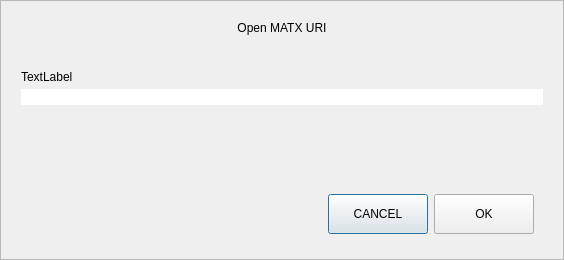
<?xml version="1.0" encoding="UTF-8"?>
<ui version="4.0">
 <class>OpenURIDialog</class>
 <widget class="QDialog" name="OpenURIDialog">
  <property name="geometry">
   <rect>
    <x>0</x>
    <y>0</y>
    <width>564</width>
    <height>260</height>
   </rect>
  </property>
  <property name="windowTitle">
   <string>Open URI</string>
  </property>
  <layout class="QVBoxLayout" name="verticalLayout">
   <property name="spacing">
    <number>0</number>
   </property>
   <property name="leftMargin">
    <number>0</number>
   </property>
   <property name="topMargin">
    <number>0</number>
   </property>
   <property name="rightMargin">
    <number>0</number>
   </property>
   <property name="bottomMargin">
    <number>0</number>
   </property>
   <item>
    <widget class="QFrame" name="frame">
     <property name="frameShape">
      <enum>QFrame::StyledPanel</enum>
     </property>
     <property name="frameShadow">
      <enum>QFrame::Raised</enum>
     </property>
     <layout class="QVBoxLayout" name="verticalLayout_2">
      <property name="spacing">
       <number>5</number>
      </property>
      <property name="leftMargin">
       <number>20</number>
      </property>
      <property name="topMargin">
       <number>20</number>
      </property>
      <property name="rightMargin">
       <number>20</number>
      </property>
      <property name="bottomMargin">
       <number>16</number>
      </property>
      <item>
       <widget class="QLabel" name="labelTitle">
        <property name="text">
         <string>Open MATX URI</string>
        </property>
        <property name="alignment">
         <set>Qt::AlignCenter</set>
        </property>
       </widget>
      </item>
      <item>
       <spacer name="verticalSpacer_2">
        <property name="orientation">
         <enum>Qt::Vertical</enum>
        </property>
        <property name="sizeType">
         <enum>QSizePolicy::Fixed</enum>
        </property>
        <property name="sizeHint" stdset="0">
         <size>
          <width>20</width>
          <height>30</height>
         </size>
        </property>
       </spacer>
      </item>
      <item>
       <widget class="QLabel" name="labelSubtitle">
        <property name="text">
         <string notr="true">TextLabel</string>
        </property>
       </widget>
      </item>
      <item>
       <layout class="QHBoxLayout" name="horizontalLayout">
        <property name="spacing">
         <number>0</number>
        </property>
        <item>
         <widget class="QValidatedLineEdit" name="uriEdit">
          <property name="styleSheet">
           <string notr="true">#uriEdit{
	border-top-right-radius:0px;
	border-bottom-right-radius:0px;
}</string>
          </property>
         </widget>
        </item>
       </layout>
      </item>
      <item>
       <spacer name="verticalSpacer">
        <property name="orientation">
         <enum>Qt::Vertical</enum>
        </property>
        <property name="sizeHint" stdset="0">
         <size>
          <width>20</width>
          <height>40</height>
         </size>
        </property>
       </spacer>
      </item>
      <item>
       <widget class="QWidget" name="widget" native="true">
        <property name="minimumSize">
         <size>
          <width>0</width>
          <height>50</height>
         </size>
        </property>
        <layout class="QHBoxLayout" name="horizontalLayout_2">
         <item>
          <spacer name="horizontalSpacer">
           <property name="orientation">
            <enum>Qt::Horizontal</enum>
           </property>
           <property name="sizeHint" stdset="0">
            <size>
             <width>289</width>
             <height>20</height>
            </size>
           </property>
          </spacer>
         </item>
         <item>
          <widget class="QPushButton" name="pushButtonCancel">
           <property name="minimumSize">
            <size>
             <width>100</width>
             <height>40</height>
            </size>
           </property>
           <property name="text">
            <string>CANCEL</string>
           </property>
          </widget>
         </item>
         <item>
          <widget class="QPushButton" name="pushButtonOK">
           <property name="minimumSize">
            <size>
             <width>100</width>
             <height>40</height>
            </size>
           </property>
           <property name="text">
            <string>OK</string>
           </property>
          </widget>
         </item>
        </layout>
       </widget>
      </item>
     </layout>
    </widget>
   </item>
  </layout>
 </widget>
 <customwidgets>
  <customwidget>
   <class>QValidatedLineEdit</class>
   <extends>QLineEdit</extends>
   <header>qvalidatedlineedit.h</header>
  </customwidget>
 </customwidgets>
 <resources/>
 <connections/>
</ui>
